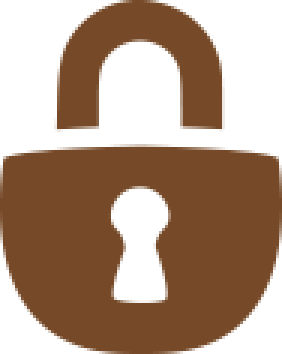
#> input picture Assets/Game/Resources/Art/Ui/padlock.png, 94 x 118 px (shown 3 times larger)
$ python -i make_pairs_art.py   (imports and definitions only)
#> lines starting #> are read from the running program, lines starting #| are printed output that depends on the picture
#> further down, picture is the input picture: PIL image 94x118 RGBA; mean R, G, B, A 71, 44.6, 24.1, 146.3
# -*- coding: utf-8 -*-
"""Cuts the Pairs challenge's art: the card a gem hides under, the face it is shown on, the
twenty-four gems a board is dealt from, and the cursed stone.

    python Tools/make_pairs_art.py            # write every PNG
    python Tools/make_pairs_art.py --check    # prove the committed PNGs are what this cuts
    python Tools/make_pairs_art.py --contact  # out/pairs_art.png, the sheet to judge by eye

**A pair is a picture, never a colour** (CLAUDE.md 56m), **and no two pictures look alike**
(2026-10-02, the owner: "many same colored gems ... makes the game very hard to remember"). The
first cut matched on the four turret colours alone; the second gave each colour six stones
pulled onto that colour's hue, so a seventeen-pair board held five or six reds told apart by
silhouette alone - a test of eyesight rather than of memory. Now each of the twenty-four is its
own *thing* - a pocket watch, a key, a heart, a padlock, a potion, a star, an orb - in the
colours its artist painted, cut from the match-3 jewellery set (`MATCH3`) and topped up from
the RPG gem pack (`siege.GEMPACK`) with stones whose colour and shape repeat nothing else on the
sheet. Left out on purpose: the set's bomb (a black ball beside the black cursed stone) and its
silver key and chest (the gold ones' silhouettes).

**A picture does not say which turret it feeds.** Which one it feeds is only the row token
(`r1` .. `y6`) and the order of `GEMS`; the rules never see a picture, and a matched card's rim
wears the turret's colour. A corner dot in that colour was tried on 2026-10-03 and taken off at
the owner's instruction.

**The card is drawn, not cut**, in the owner's own picture of this genre
(`Art/Ui/challenge_pairs`): a stone frame, a royal-blue back with a crown on it, a cream face.
Drawn at four times size and reduced, so the edges are clean at every size a phone draws it.

The packs are optional: without them `--check` still passes on the committed pictures (every art tool
here passes with its licensed source absent, because the PNGs are committed), and the two cards
need no source at all.
"""
from __future__ import annotations

import argparse
import io
import sys
from pathlib import Path

import numpy as np
from PIL import Image, ImageDraw, ImageFilter

REPO = Path(__file__).resolve().parent.parent
sys.path.insert(0, str(REPO / "Tools"))

import make_siege_art as siege  # noqa: E402  (the gem pack's root)

OUT = REPO / "Assets" / "Game" / "Art" / "Challenge"
CONTACT = REPO / "out" / "pairs_art.png"

#: One gem, in pixels: the siege's own gem size, drawn at about 0.6 of a cell.
GEM = 192

#: One card, in pixels. A card fills a cell (up to 200 units), so 256 is not an upscale on any
#: phone this game ships to; `ArtImportRules.Caps` holds the folder to it.
CARD = 256

#: The supersampling a card is drawn at before it is reduced.
SS = 4

#: The match-3 jewellery set most of the pictures are cut from.
MATCH3 = Path(r"C:\Users\Digikey\Downloads\craftpix-net-298179-match-3-game-asset-set")

#: Which picture each card is cut from, per turret colour, variant 1 to 6: (pack, file, what it
#: is), the pack being `m3` (`MATCH3`) or `gem` (`siege.GEMPACK`). The variant is the digit in a
#: row's token (`r1` .. `y6`, `PairsGems.TryParse`) and names the file (`pair_r1`), so the order
#: here is permanent once a row names it - a re-cut that swaps two lines swaps two pictures under
#: every shipped board. Leaned toward the turret's colour where a picture allowed.
GEMS = {
    "r": [("m3", "8.png", "red heart"), ("gem", "89.png", "red pyramid"),
          ("gem", "57.png", "crimson cushion"), ("m3", "chest gold.png", "treasure chest"),
          ("m3", "magnet.png", "magnet"), ("m3", "4.png", "magenta square")],
    "g": [("m3", "5.png", "green octagon"), ("gem", "74.png", "emerald drop"),
          ("gem", "100.png", "olive egg"), ("m3", "3.png", "rainbow stone"),
          ("m3", "padlock.png", "padlock"), ("m3", "2.png", "pearl octagon")],
    "b": [("m3", "1.png", "cyan diamond"), ("m3", "7.png", "blue rhombus"),
          ("gem", "28.png", "rune stone"), ("gem", "92.png", "ice star"),
          ("m3", "potion.png", "potion"), ("gem", "23.png", "galaxy orb")],
    "y": [("m3", "6.png", "amber bar"), ("gem", "13.png", "ore nugget"),
          ("gem", "31.png", "gold orb"), ("m3", "clock.png", "pocket watch"),
          ("m3", "key gold.png", "gold key"), ("m3", "mosaic.png", "puzzle piece")],
}

#: Below this alpha a source pixel is the vendor's soft glow round an object rather than the
#: object, and is dropped - or a glowing key is framed to its halo and drawn small inside it.
HALO = 72

#: The cursed stone: the gem pack's one black jewel, cut untouched - it is no colour and
#: feeds no turret.
CURSE = ("53.png", "obsidian")

# ------------------------------------------------------------------ colours of the card
STONE_OUT = (27, 38, 66)        # the frame's outline and the gaps between its blocks
STONE = (168, 182, 212)
STONE_LIT = (214, 223, 240)
STONE_SHADE = (118, 133, 170)
BACK_TOP, BACK_FOOT = (38, 104, 226), (18, 64, 168)
BACK_LINE = (96, 186, 255)
FACE_TOP, FACE_FOOT = (250, 244, 224), (238, 226, 192)
FACE_LINE = (122, 92, 64)


# ------------------------------------------------------------------ gems
def trimmed(im, room=GEM - 12):
    """A picture cropped to its own ink and centred on a square of `GEM`, a margin all round."""
#> called with room = 180
    box = im.getchannel("A").point(lambda a: 255 if a > 8 else 0).getbbox()
#> box = (0, 0, 94, 118)
    if box:
        im = im.crop(box)
    scale = min(room / im.width, room / im.height)
#> scale = 1.53
    im = im.resize((max(1, round(im.width * scale)), max(1, round(im.height * scale))), Image.LANCZOS)
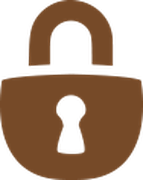
#> im: PIL image 143x180 RGBA; mean R, G, B, A 76, 47.5, 25.2, 146.2; transparent parts drawn white
    out = Image.new("RGBA", (GEM, GEM), (0, 0, 0, 0))
#> out: PIL image 192x192 RGBA; every value is 0
    out.alpha_composite(im, ((GEM - im.width) // 2, (GEM - im.height) // 2))
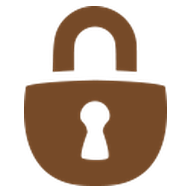
#> out: PIL image 192x192 RGBA; mean R, G, B, A 53.1, 33.1, 17.6, 102.1; transparent parts drawn white
    return out


# [221 lines left out: functions dehaloed, cut_gem, gradient, rounded_mask, stone_frame, crown and 8 more, not called in this run]


# [2 lines not run here, left out]

>>> from PIL import Image
>>> picture = Image.open('../Assets/Game/Resources/Art/Ui/padlock.png')
>>> result = trimmed(picture)

$ run again, on Assets/Game/Resources/Art/Ui/potion3.png
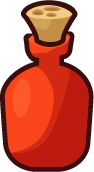
#> input picture Assets/Game/Resources/Art/Ui/potion3.png, 94 x 172 px
#> picture is the input picture: PIL image 94x172 RGBA; mean R, G, B, A 200.6, 104.9, 86.4, 184.7
#> box = (0, 0, 94, 172)
#> in trimmed, `im = im.resize((max(1, round(im.width * scale)), max(1, round(im.heigh..`:
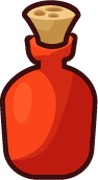
#> im: PIL image 98x180 RGBA; mean R, G, B, A 134.7, 38.1, 19.7, 184.7; transparent parts drawn white
#> in trimmed, `out.alpha_composite(im, ((GEM - im.width) // 2, (GEM - im.height) // 2))`:
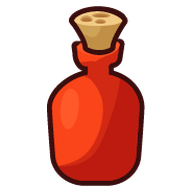
#> out: PIL image 192x192 RGBA; mean R, G, B, A 64.4, 18.3, 9.4, 88.4; transparent parts drawn white
